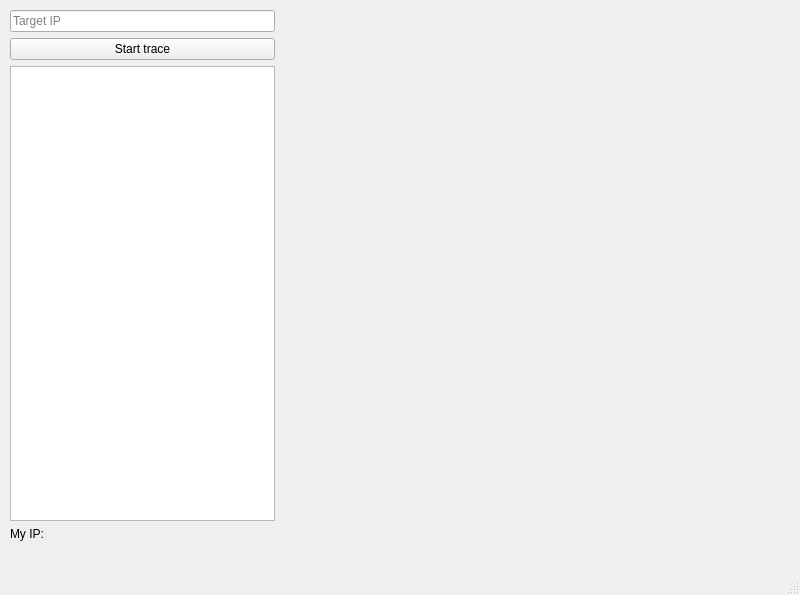
<?xml version="1.0" encoding="UTF-8"?>
<ui version="4.0">
 <class>MainWindow</class>
 <widget class="QMainWindow" name="MainWindow">
  <property name="geometry">
   <rect>
    <x>0</x>
    <y>0</y>
    <width>800</width>
    <height>595</height>
   </rect>
  </property>
  <property name="windowTitle">
   <string>TraceRouter</string>
  </property>
  <widget class="QWidget" name="centralwidget">
   <widget class="QWidget" name="horizontalLayoutWidget">
    <property name="geometry">
     <rect>
      <x>10</x>
      <y>10</y>
      <width>771</width>
      <height>531</height>
     </rect>
    </property>
    <layout class="QHBoxLayout" name="horizontalLayout">
     <item>
      <layout class="QVBoxLayout" name="verticalLayout_2">
       <item>
        <widget class="QLineEdit" name="lineEdit">
         <property name="maximumSize">
          <size>
           <width>500</width>
           <height>16777215</height>
          </size>
         </property>
         <property name="toolTip">
          <string>&lt;html&gt;&lt;head/&gt;&lt;body&gt;&lt;p&gt;Enter IP or DNS for target.&lt;/p&gt;&lt;/body&gt;&lt;/html&gt;</string>
         </property>
         <property name="readOnly">
          <bool>false</bool>
         </property>
         <property name="placeholderText">
          <string>Target IP</string>
         </property>
        </widget>
       </item>
       <item>
        <widget class="QPushButton" name="pushButton">
         <property name="toolTip">
          <string>&lt;html&gt;&lt;head/&gt;&lt;body&gt;&lt;p&gt;Start traceroute to target IP or DNS in input above.&lt;/p&gt;&lt;/body&gt;&lt;/html&gt;</string>
         </property>
         <property name="text">
          <string>Start trace</string>
         </property>
        </widget>
       </item>
       <item>
        <widget class="QListWidget" name="listWidget">
         <property name="toolTip">
          <string>&lt;html&gt;&lt;head/&gt;&lt;body&gt;&lt;p&gt;List displating path from origin to target, including coordinates.&lt;/p&gt;&lt;/body&gt;&lt;/html&gt;</string>
         </property>
        </widget>
       </item>
       <item>
        <widget class="QLabel" name="label">
         <property name="text">
          <string>My IP:</string>
         </property>
        </widget>
       </item>
      </layout>
     </item>
     <item>
      <widget class="QWidget" name="widget" native="true">
       <property name="minimumSize">
        <size>
         <width>500</width>
         <height>0</height>
        </size>
       </property>
       <widget class="QLabel" name="label_2">
        <property name="geometry">
         <rect>
          <x>0</x>
          <y>0</y>
          <width>501</width>
          <height>511</height>
         </rect>
        </property>
        <property name="text">
         <string/>
        </property>
        <property name="pixmap">
         <pixmap resource="resources.qrc">:/images/temp_map.png</pixmap>
        </property>
        <property name="scaledContents">
         <bool>true</bool>
        </property>
       </widget>
      </widget>
     </item>
    </layout>
   </widget>
  </widget>
  <widget class="QMenuBar" name="menubar">
   <property name="geometry">
    <rect>
     <x>0</x>
     <y>0</y>
     <width>800</width>
     <height>20</height>
    </rect>
   </property>
  </widget>
  <widget class="QStatusBar" name="statusbar"/>
 </widget>
 <resources>
  <include location="resources.qrc"/>
 </resources>
 <connections/>
</ui>
